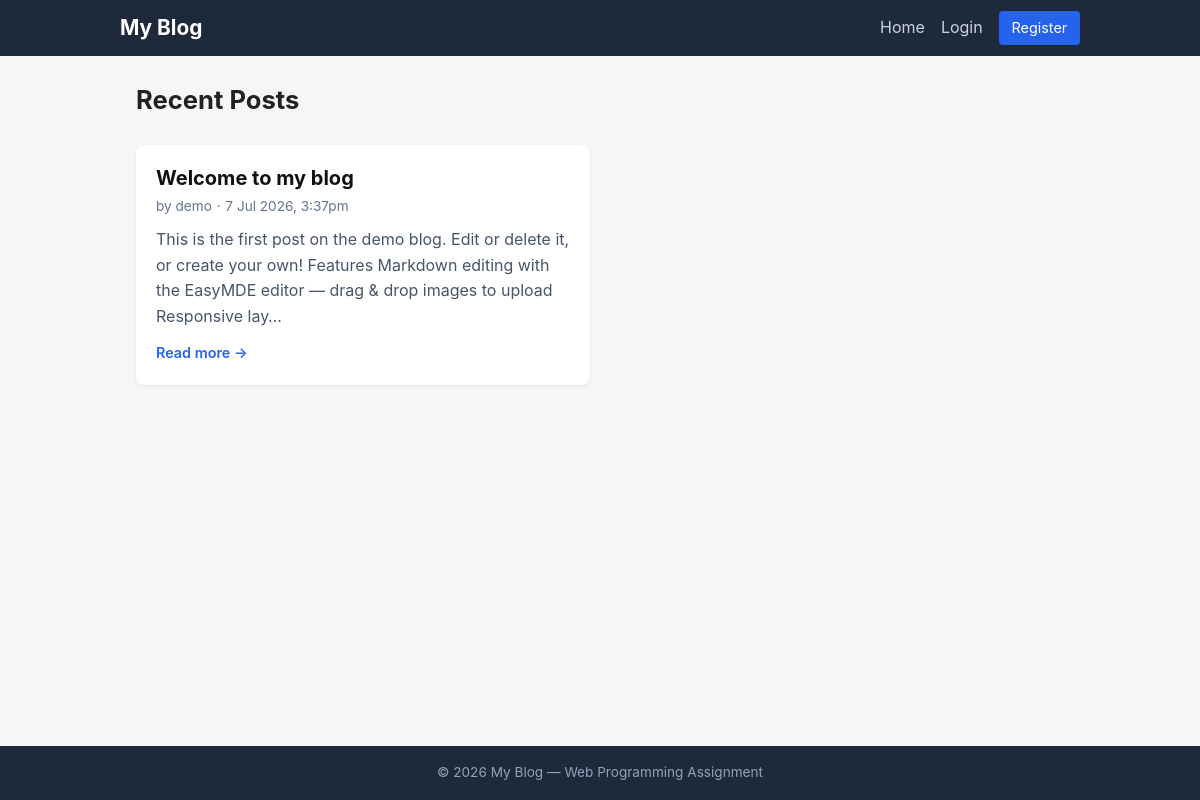
The page / on the database its author committed.
### tables this page shows
CREATE TABLE IF NOT EXISTS blogPost (
    id              INT AUTO_INCREMENT PRIMARY KEY,
    user_id         INT NOT NULL,
    title           VARCHAR(150) NOT NULL,
    content         TEXT NOT NULL,
    featured_image  VARCHAR(255) DEFAULT NULL,
    created_at      TIMESTAMP NOT NULL DEFAULT CURRENT_TIMESTAMP,
    updated_at      TIMESTAMP NOT NULL DEFAULT CURRENT_TIMESTAMP ON UPDATE CURRENT_TIMESTAMP,
    CONSTRAINT fk_post_user
        FOREIGN KEY (user_id) REFERENCES user(id)
        ON DELETE CASCADE ON UPDATE CASCADE,
    INDEX idx_post_user (user_id),
    INDEX idx_post_created (created_at)
);

CREATE TABLE IF NOT EXISTS user (
    id        INT AUTO_INCREMENT PRIMARY KEY,
    username  VARCHAR(50)  NOT NULL UNIQUE,
    email     VARCHAR(100) NOT NULL UNIQUE,
    password  VARCHAR(255) NOT NULL,            
    role             ENUM('admin','author') NOT NULL DEFAULT 'author',
    email_verified   TINYINT(1) NOT NULL DEFAULT 0,
    verification_token VARCHAR(64) DEFAULT NULL,
    created_at       TIMESTAMP NOT NULL DEFAULT CURRENT_TIMESTAMP
);

### includes/functions.php (called while the page is built, shortened)
<?php
function e($value) {
    return htmlspecialchars($value ?? '', ENT_QUOTES, 'UTF-8');
}
function render_markdown($text) {
    static $parsedown = null;
    if ($parsedown === null) {
        require_once __DIR__ . '/../lib/Parsedown.php';
        $parsedown = new Parsedown();
        $parsedown->setSafeMode(true);
    }
    return $parsedown->text($text ?? '');
}
function format_date($datetime) {
    $ts = strtotime($datetime);
    return date('j M Y, g:ia', $ts);
}

### lib/Parsedown.php (called while the page is built, shortened)
<?php
class Parsedown
{
    protected function textElements($text)
    {
        $text = str_replace(array("\r\n", "\r"), "\n", $text);
        $text = trim($text, "\n");
        $lines = explode("\n", $text);
        return $this->linesElements($lines);
    }
    function setSafeMode($safeMode)
    {
        return $this;
    }
    protected $BlockTypes = array(
        '#' => array('Header'),
        '*' => array('Rule', 'List'),
        '+' => array('List'),
        '-' => array('SetextHeader', 'Table', 'Rule', 'List'),
        '0' => array('List'),
        '1' => array('List'),
        '2' => array('List'),
        '3' => array('List'),
        '4' => array('List'),
        '5' => array('List'),
        '6' => array('List'),
        '7' => array('List'),
        '8' => array('List'),
        '9' => array('List'),
        ':' => array('Table'),
        '<' => array('Comment', 'Markup'),
        '=' => array('SetextHeader'),
        '>' => array('Quote'),
        '[' => array('Reference'),
        '_' => array('Rule'),
        '`' => array('FencedCode'),
        '|' => array('Table'),
        '~' => array('FencedCode'),
    );
    protected $unmarkedBlockTypes = array(
        'Code',
    );
    protected function linesElements(array $lines)
    {
        $Elements = array();
        $CurrentBlock = null;
        foreach ($lines as $line)
        {
            if (chop($line) === '')
            {
                if (isset($CurrentBlock))
                {
                    $CurrentBlock['interrupted'] = (isset($CurrentBlock['interrupted'])
                        ? $CurrentBlock['interrupted'] + 1 : 1
                    );
                }
                continue;
            }
            $indent = strspn($line, ' ');
            $text = $indent > 0 ? substr($line, $indent) : $line;
            $Line = array('body' => $line, 'indent' => $indent, 'text' => $text);
            if (isset($CurrentBlock['continuable']))
            {
                $methodName = 'block' . $CurrentBlock['type'] . 'Continue';
                $Block = $this->$methodName($Line, $CurrentBlock);
                if (isset($Block))
                {
                    $CurrentBlock = $Block;
                    continue;
                }
                else
                {
                    if ($this->isBlockCompletable($CurrentBlock['type']))
                    {
                        $methodName = 'block' . $CurrentBlock['type'] . 'Complete';
                        $CurrentBlock = $this->$methodName($CurrentBlock);
                    }
                }
            }
            $marker = $text[0];
            $blockTypes = $this->unmarkedBlockTypes;
            if (isset($this->BlockTypes[$marker]))
            {
                foreach ($this->BlockTypes[$marker] as $blockType)
                {
                    $blockTypes []= $blockType;
                }
            }
            foreach ($blockTypes as $blockType)
            {
                $Block = $this->{"block$blockType"}($Line, $CurrentBlock);
                if (isset($Block))
                {
                    $Block['type'] = $blockType;
                    if ( ! isset($Block['identified']))
                    {
                        if (isset($CurrentBlock))
                        {
                            $Elements[] = $this->extractElement($CurrentBlock);
                        }
                        $Block['identified'] = true;
                    }
                    if ($this->isBlockContinuable($blockType))
                    {
                        $Block['continuable'] = true;
                    }
                    $CurrentBlock = $Block;
                    continue 2;
                }
            }
            if (isset($CurrentBlock) and $CurrentBlock['type'] === 'Paragraph')
            {
                $Block = $this->paragraphContinue($Line, $CurrentBlock);
            }
            if (isset($Block))
            {
                $CurrentBlock = $Block;
            }
            else
            {
                if (isset($CurrentBlock))
                {
                    $Elements[] = $this->extractElement($CurrentBlock);
                }
                $CurrentBlock = $this->paragraph($Line);
                $CurrentBlock['identified'] = true;
            }
        }
        if (isset($CurrentBlock))
        {
            $Elements[] = $this->extractElement($CurrentBlock);
        }
        return $Elements;
    }
    protected function extractElement(array $Component)
    {
        return $Component['element'];
    }
    protected function isBlockContinuable($Type)
    {
        return method_exists($this, 'block' . $Type . 'Continue');
    }
    protected function isBlockCompletable($Type)
    {
        return method_exists($this, 'block' . $Type . 'Complete');
    }
    protected function blockFencedCode($Line)
    {
        $marker = $Line['text'][0];
        $openerLength = strspn($Line['text'], $marker);
        $infostring = trim(substr($Line['text'], $openerLength), "\t ");
        $Element = array(
            'name' => 'code',
            'text' => '',
        );
        $Block = array(
            'char' => $marker,
            'openerLength' => $openerLength,
            'element' => array(
                'name' => 'pre',
                'element' => $Element,
            ),
        );
        return $Block;
    }
    protected function blockFencedCodeContinue($Line, $Block)
    {
        if (isset($Block['complete']))
        {
            return;
        }
        if (($len = strspn($Line['text'], $Block['char'])) >= $Block['openerLength']
            and chop(substr($Line['text'], $len), ' ') === ''
        ) {
            $Block['element']['element']['text'] = substr($Block['element']['element']['text'], 1);
            $Block['complete'] = true;
            return $Block;
        }
        $Block['element']['element']['text'] .= "\n" . $Line['body'];
        return $Block;
    }
    protected function blockHeader($Line)
    {
        $level = strspn($Line['text'], '#');
        $text = trim($Line['text'], '#');
        $text = trim($text, ' ');
        $Block = array(
            'element' => array(
                'name' => 'h' . $level,
                'handler' => array(
                    'function' => 'lineElements',
                    'argument' => $text,
                    'destination' => 'elements',
                )
            ),
        );
        return $Block;
    }
    protected function blockList($Line, ?array $CurrentBlock = null)
    {
        list($name, $pattern) = $Line['text'][0] <= '-' ? array('ul', '[*+-]') : array('ol', '[0-9]{1,9}+[.\)]');
        if (preg_match('/^('.$pattern.'([ ]++|$))(.*+)/', $Line['text'], $matches))
        {
            $contentIndent = strlen($matches[2]);
            $markerWithoutWhitespace = strstr($matches[1], ' ', true);
            $Block = array(
                'indent' => $Line['indent'],
                'pattern' => $pattern,
                'data' => array(
                    'type' => $name,
                    'marker' => $matches[1],
                    'markerType' => ($name === 'ul' ? $markerWithoutWhitespace : substr($markerWithoutWhitespace, -1)),
                ),
                'element' => array(
                    'name' => $name,
                    'elements' => array(),
                ),
            );
            $Block['data']['markerTypeRegex'] = preg_quote($Block['data']['markerType'], '/');
            $Block['li'] = array(
                'name' => 'li',
                'handler' => array(
                    'function' => 'li',
                    'argument' => !empty($matches[3]) ? array($matches[3]) : array(),
                    'destination' => 'elements'
                )
            );
            $Block['element']['elements'] []= & $Block['li'];
            return $Block;
        }
    }
    protected function blockListContinue($Line, array $Block)
    {
        $requiredIndent = ($Block['indent'] + strlen($Block['data']['marker']));
        if ($Line['indent'] < $requiredIndent
            and (
                (
                    $Block['data']['type'] === 'ol'
                    and preg_match('/^[0-9]++'.$Block['data']['markerTypeRegex'].'(?:[ ]++(.*)|$)/', $Line['text'], $matches)
                ) or (
                    $Block['data']['type'] === 'ul'
                    and preg_match('/^'.$Block['data']['markerTypeRegex'].'(?:[ ]++(.*)|$)/', $Line['text'], $matches)
                )
            )
        ) {
            unset($Block['li']);
            $text = isset($matches[1]) ? $matches[1] : '';
            $Block['indent'] = $Line['indent'];
            $Block['li'] = array(
                'name' => 'li',
                'handler' => array(
                    'function' => 'li',
                    'argument' => array($text),
                    'destination' => 'elements'
                )
            );
            $Block['element']['elements'] []= & $Block['li'];
            return $Block;
        }
        elseif ($Line['indent'] < $requiredIndent and $this->blockList($Line))
        {
            return null;
        }
    }
    protected function blockListComplete(array $Block)
    {
        return $Block;
    }
    protected function blockRule($Line)
    {
        $marker = $Line['text'][0];
    }
    protected function paragraph($Line)
    {
        return array(
            'type' => 'Paragraph',
            'element' => array(
                'name' => 'p',
                'handler' => array(
                    'function' => 'lineElements',
                    'argument' => $Line['text'],
                    'destination' => 'elements',
                ),
            ),
        );
    }
    protected function paragraphContinue($Line, array $Block)
    {
        $Block['element']['handler']['argument'] .= "\n".$Line['text'];
        return $Block;
    }
}

### index.php (the view, shortened to what this page needs)
<?php
require_once __DIR__ . '/config/db.php';
require_once __DIR__ . '/includes/functions.php';
$sql = 'SELECT p.id, p.title, p.content, p.featured_image, p.created_at, u.username
        FROM blogPost p
        JOIN user u ON u.id = p.user_id
        ORDER BY p.created_at DESC';
$posts = $pdo->query($sql)->fetchAll();
require __DIR__ . '/includes/header.php';
?>
<div class="page-head">
    <h1>Recent Posts</h1>
</div>
<?php if (empty($posts)): ?>
    <p class="muted">No posts yet. Be the first to write something!</p>
<?php else: ?>
    <div class="post-grid">
        <?php foreach ($posts as $post):
            $snippet = mb_substr(strip_tags(render_markdown($post['content'])), 0, 180);
            if (mb_strlen(strip_tags(render_markdown($post['content']))) > 180) $snippet .= '&hellip;';
        ?>
            <article class="card post-card">
                <div class="post-card-body">
                    <h2 class="post-title"><a href="post.php?id=<?= (int)$post['id'] ?>"><?= e($post['title']) ?></a></h2>
                    <div class="post-meta">
                        <span>by <?= e($post['username']) ?></span>
                        <span>&middot;</span>
                        <time><?= format_date($post['created_at']) ?></time>
                    </div>
                    <p class="post-snippet"><?= $snippet ?></p>
                    <a href="post.php?id=<?= (int)$post['id'] ?>" class="read-more">Read more &rarr;</a>
                </div>
            </article>
        <?php endforeach; ?>
    </div>
<?php endif; ?>
<?php require __DIR__ . '/includes/footer.php'; ?>

### rows shown on the page
blogpost: title "Welcome to my blog", user.username "demo", created_at "7 Jul 2026, 3:37pm", content "This is the first post on the demo blog. Edit or delete it, or create your own! Features Markdown editing with the EasyMDE editor — drag & drop images to upload Responsive lay…"
